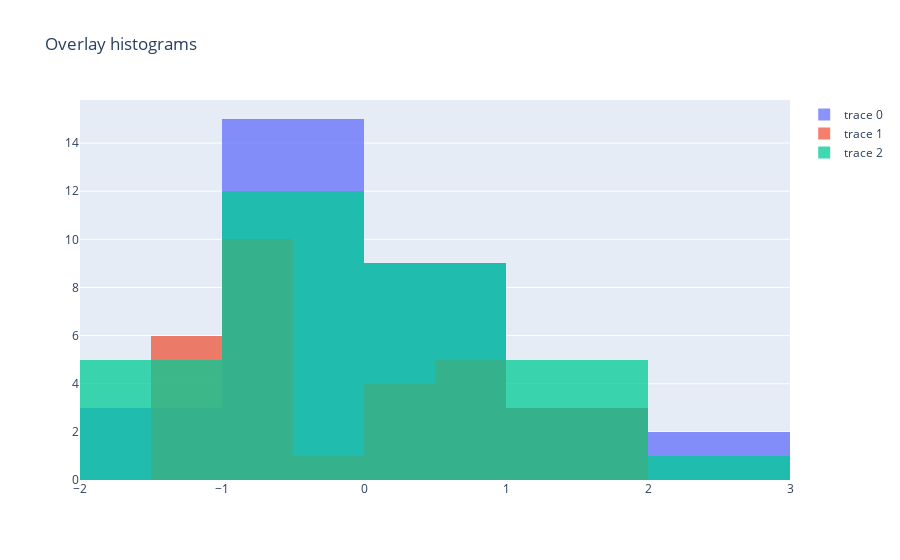

Source (notebook cell):
### Markdown cell above
### Multiple histograms

### Code cell
cars_subset = cars[['mpg', 'disp', 'hp']]
cars_data_std = StandardScaler().fit_transform(cars_subset)
cars_select = pd.DataFrame(cars_data_std)
cars_select.columns = ['mpg', 'disp', 'hp']
fig = go.Figure()
fig.add_trace(go.Histogram(x=cars_select.mpg))
fig.add_trace(go.Histogram(x=cars_select.disp))
fig.add_trace(go.Histogram(x=cars_select.hp))

fig.update_layout(title='Overlay histograms', barmode='overlay', hovermode='x', hoverdistance=100)
fig.update_traces(opacity=0.75)
fig.show()

### Figure 1 — Plotly figure (JSON) as saved in the notebook; plotly's stock layout.template omitted (floating-point values rounded to 4 significant figures)
{"data": [{"opacity": 0.75, "type": "histogram", "x": [0.1533, 0.1533, 0.4567, 0.2207, -0.2344, -0.3356, -0.9762, 0.7265, 0.4567, -0.1501, -0.3861, -0.6222, -0.4704, -0.8244, -1.634, -1.634, -0.9087, 2.075, 1.738, 2.328, 0.2376, -0.7739, -0.8244, -1.145, -0.1501, 1.215, 0.9962, 1.738, -0.7233, -0.06585, -0.8582, 0.2207]}, {"opacity": 0.75, "type": "histogram", "x": [-0.5798, -0.5798, -1.006, 0.2236, 1.06, -0.04691, 1.06, -0.6888, -0.7371, -0.5174, -0.5174, 0.3695, 0.3695, 0.3695, 1.978, 1.88, 1.716, -1.246, -1.271, -1.309, -0.9068, 0.7155, 0.6007, 0.9778, 1.388, -1.244, -0.9052, -1.112, 0.986, -0.7027, 0.5761, -0.8995]}, {"opacity": 0.75, "type": "histogram", "x": [-0.5437, -0.5437, -0.7956, -0.5437, 0.4195, -0.6177, 1.457, -1.255, -0.7659, -0.351, -0.351, 0.4936, 0.4936, 0.4936, 0.8641, 1.012, 1.235, -1.196, -1.403, -1.21, -0.7363, 0.04909, 0.04909, 1.457, 0.4195, -1.196, -0.8252, -0.4992, 1.738, 0.4195, 2.791, -0.5585]}], "layout": {"barmode": "overlay", "hoverdistance": 100, "hovermode": "x", "title": {"text": "Overlay histograms"}}}
